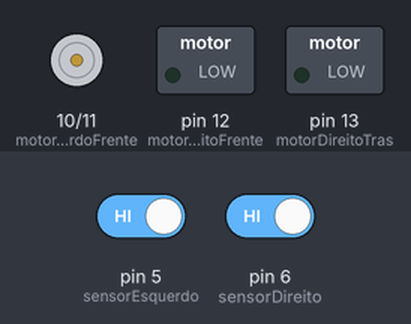
The sketch below on a simulated Arduino Uno, built with avr-gcc and run on an emulated ATmega328P. On the bench: motor-driver pin pairs drawn as motors (green arrow = first pin HIGH = forward, orange = second pin HIGH = backward, longer = more drive), switched loads named in the sketch (green lamp = pin HIGH). The inputs (shaded band) are chosen by the test bench; at power-on: pin 6 (sensorDireito) HIGH, pin 5 (sensorEsquerdo) HIGH.

Above: at 1.2 s.
1.3 s: pin 6 (sensorDireito) driven LOW
At 1.7 s:
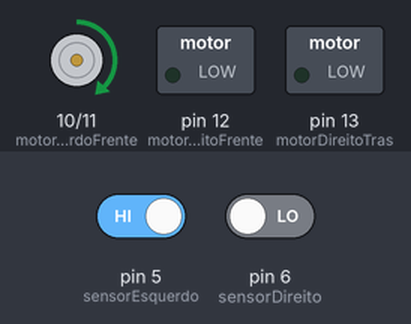
Timing chart, 0 to 4.3 s (numbered marks = the images above; inputs shaded):
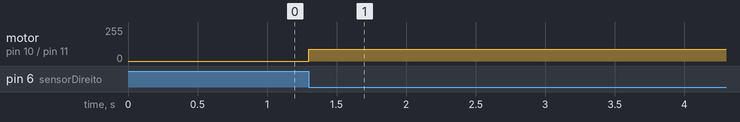

Measured:
- after the input at 1.3 s, motor on pin 10 (motorEsquerdoFrente) / pin 11 (motorEsquerdoTras): stopped → forward 90/255 at once

The sketch:

robo_seguidor_de_linha_V2.ino
```cpp
const int sensorEsquerdo = 5;
const int sensorDireito = 6;

const int motorEsquerdoFrente = 10;
const int motorEsquerdoTras = 11;
const int motorDireitoFrente = 12;
const int motorDireitoTras = 13;

const int velocidade = 90; // 0 a 255

void setup() {
  pinMode(sensorEsquerdo, INPUT);
  pinMode(sensorDireito, INPUT);

  pinMode(motorEsquerdoFrente, OUTPUT);
  pinMode(motorEsquerdoTras, OUTPUT);
  pinMode(motorDireitoFrente, OUTPUT);
  pinMode(motorDireitoTras, OUTPUT);

  pararMotores();
}

void loop() {
  int leituraEsquerda = digitalRead(sensorEsquerdo);
  int leituraDireita = digitalRead(sensorDireito);

  if (leituraEsquerda == LOW && leituraDireita == LOW) {
    // Ambos os sensores detectam a linha -> seguir em frente
    moverFrente();
  } else if (leituraEsquerda == LOW && leituraDireita == HIGH) {
    // Somente o sensor esquerdo detecta a linha -> virar para a esquerda
    virarEsquerda();
  } else if (leituraEsquerda == HIGH && leituraDireita == LOW) {
    // Somente o sensor direito detecta a linha -> virar para a direita
    virarDireita();
  } else {
    // Nenhuma detecção -> parar
    pararMotores();
  }
}

void moverFrente() {
  analogWrite(motorEsquerdoFrente, velocidade);
  analogWrite(motorEsquerdoTras, 0);
  analogWrite(motorDireitoFrente, velocidade);
  analogWrite(motorDireitoTras, 0);
}

void virarEsquerda() {
  analogWrite(motorEsquerdoFrente, 0);
  analogWrite(motorEsquerdoTras, 0);
  analogWrite(motorDireitoFrente, velocidade);
  analogWrite(motorDireitoTras, 0);
}

void virarDireita() {
  analogWrite(motorEsquerdoFrente, velocidade);
  analogWrite(motorEsquerdoTras, 0);
  analogWrite(motorDireitoFrente, 0);
  analogWrite(motorDireitoTras, 0);
}

void pararMotores() {
  analogWrite(motorEsquerdoFrente, 0);
  analogWrite(motorEsquerdoTras, 0);
  analogWrite(motorDireitoFrente, 0);
  analogWrite(motorDireitoTras, 0);
}
```
